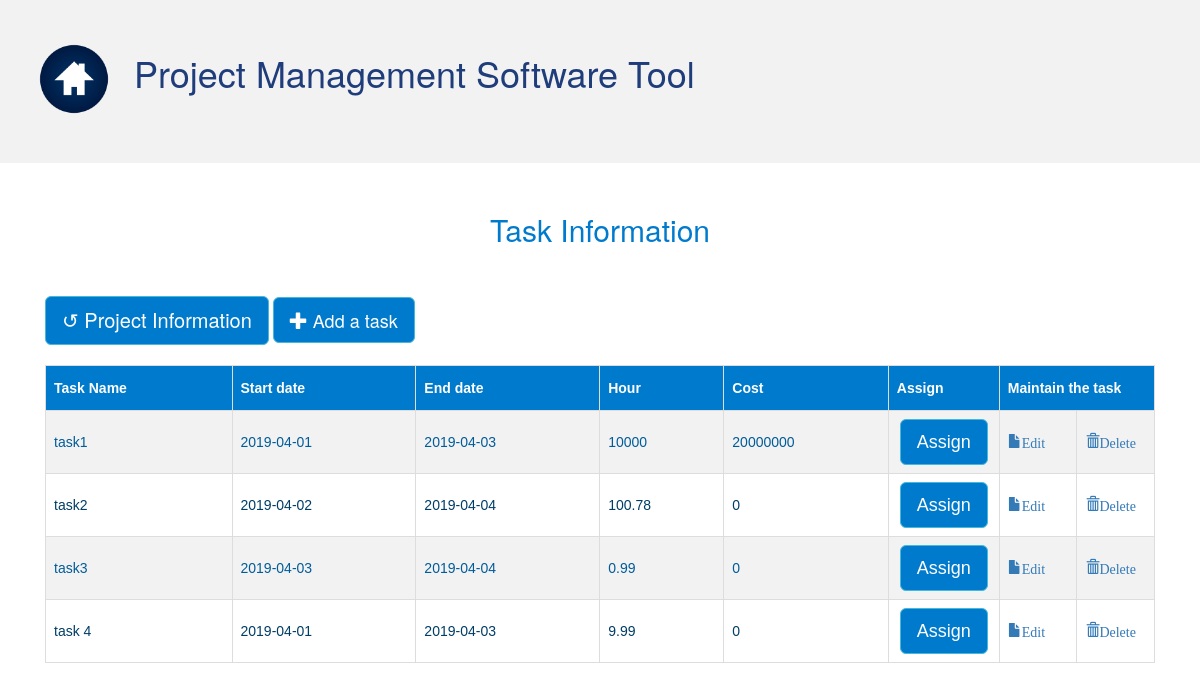
Page /viewTasks.php?id=1 on the committed database.
### tables this page shows
CREATE TABLE `task` (
  `ID` int(11) NOT NULL,
  `stratDate` date NOT NULL,
  `endDate` date NOT NULL,
  `project` int(11) NOT NULL,
  `name` text NOT NULL,
  `hours` double NOT NULL DEFAULT '0'
);

### generateCost.php (called while the page is built, shortened)
<?php
function calculateTaskCose($taskID){
	include ("connection1.php");
$sql = "SELECT sum((task.`endDate` - task.`stratDate`) *  task.`hours` * resource.cost) as taskCost
 FROM ( `task` inner join assign on task.ID = assign.task) inner join resource
 on resource.ID = assign.resource WHERE task.ID = $taskID";
 $result1 = mysqli_query($db,$sql);
	$row1 = mysqli_fetch_array($result1);
	if($row1['taskCost']!== null){
	return $row1['taskCost'];
	}else{
		return 0;
	}
}
?>

### viewTasks.php (the view, shortened to what this page needs)
<?php
include ("header.php");
include ("generateCost.php");
?>
<head>
  <link rel="stylesheet" href="https://maxcdn.bootstrapcdn.com/bootstrap/3.4.0/css/bootstrap.min.css">
</head>
<body>
<h2 style="text-align: center; margin-top:50px; color:#007acc">Task Information </h2>
<br><br>
<div class="container">
                      <div class="row ">
					  <div class = "col-12">
              <?php
              if (isset ($_GET['id'])){
                $id=$_GET['id'] ;
              }
              ?>
<a style="background-color:#007acc;" href="viewProject.php?id=<?php echo $id;?>" class="btn btn-info btn-lg">
<span style='font-size:20px;'>&#8634; Project Information</span>  </a>
        <a style="background-color:#007acc;" href="AddNewTask.php?id=<?php echo $id;?>" class="btn btn-info btn-lg">
          <span class="glyphicon glyphicon-plus"></span> Add a task
        </a>
<br><br>
<form method="post" action="">
<table id="tableStyle">
  <?php
  if (isset ($_GET['id'])){
    $id=$_GET['id'] ;
  $sql ="SELECT * FROM `task` WHERE `project` =$id";
  $result = mysqli_query($db,$sql);
  $count= mysqli_num_rows($result);
  ?>
  <tr>
    <?php if ($count!=0){?>
      <th>Task Name </th>
      <th>Start date</th>
      <th>End date</th>
      <th>Hour</th>
	  <th>Cost</th>
	  <th>Assign</th>
      <th colspan="2">   Maintain the task </th>
    <?php } else {echo "<center><h4> No task to show </h4></center>";}?>
    </tr>
    <?php  while($row = mysqli_fetch_array($result)):;
    ?>
    <tr>
      <td><?php echo $row['name'];?></td>
      <td><?php echo $row['stratDate'];?></td>
      <td><?php echo $row['endDate'];?></td>
    <td><?php echo $row['hours'];?></td>
	   <td><?php echo calculateTaskCose($row['ID']); ?></td>
	     <td style="width:10%">   <center> <button type="button"  class="btn btn-info btn-lg assign" style="background-color: #007acc;" data-toggle="modal" data-target="#AssignRes" data-id = "<?php echo $row['ID'];?>" >Assign</button></center></td>
    <td style ="width:7%">
      <?php if (isset ($_GET['id'])){
        $id=$_GET['id'] ;?>
      <a href="updateTask.php?id=<?php echo $row['ID'];?> &pid=<?php echo $id?>"><i class="glyphicon glyphicon-file">Edit</i><a>
   </td>
    <td style ="width:7%">
    <a href="DeleteTask.php?id=<?php echo $row['ID'];?>"><i class="glyphicon glyphicon-trash">Delete </i></a></td>
    </tr>
<?php } endwhile;}?>
</table>
</form>
</div>
</div>
</div>
</body>
</html>

### header.php (shortened to what this page needs)
<!DOCTYPE html>
<html>
<head>
  <link rel="stylesheet" href="https://maxcdn.bootstrapcdn.com/bootstrap/4.2.1/css/bootstrap.min.css">
</head>
<body>
  <div style="background-color:#f2f2f2; margin-top:-1.25%; padding:2%">
  <a id= "no" href="home.php"><h1 Style = "color:#1f3d7a;">  <img src="img/home.png"/ width="100"> Project Management Software Tool</h1></a></div>

### viewTasks.php (style rules this page uses)
.container { margin-bottom:50px; }

### rows in the picture
task: name "task1", stratDate "2019-04-01", endDate "2019-04-03", hours "10000", ID "20000000"
task: name "task2", stratDate "2019-04-02", endDate "2019-04-04", hours "100.78", ID "0"
task: name "task3", stratDate "2019-04-03", endDate "2019-04-04", hours "0.99", ID "0"
task: name "task 4", stratDate "2019-04-01", endDate "2019-04-03", hours "9.99", ID "0"
